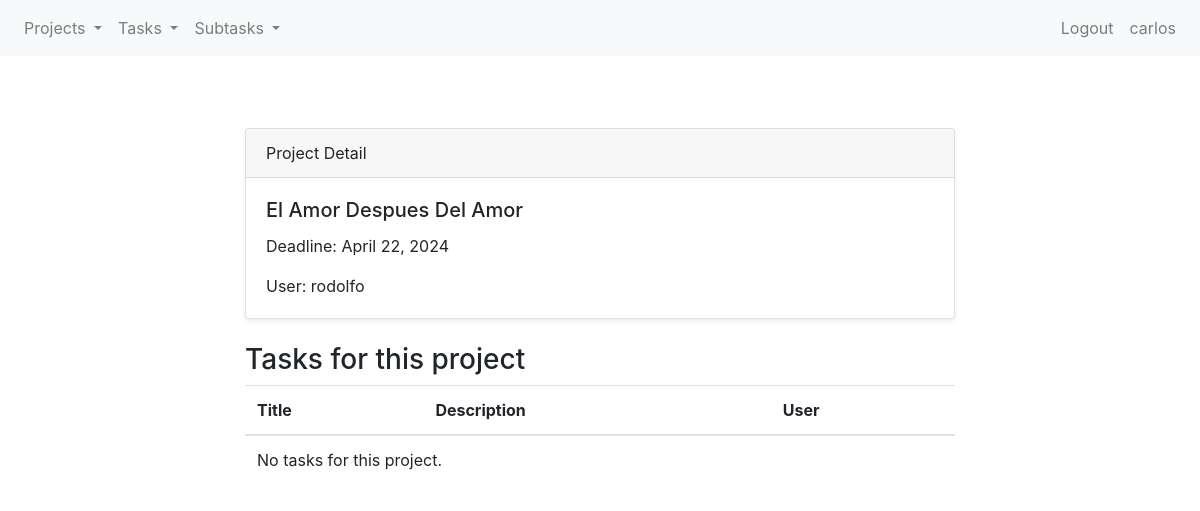
The app's page /projects/projects/1/detail/ (signed in) with its own data.
### projects/models.py (models this page shows, shortened)
class Project(models.Model):
    title = models.CharField(max_length=255)
    deadline = models.DateField(blank=True, null=True)
    user = models.ForeignKey(User, on_delete=models.CASCADE)

### projects/views.py (the view)
# urls.py: path("projects/<int:pk>/detail/", ProjectDetailView.as_view(), name="project-detail"),
class ProjectDetailView(LoginRequiredMixin, DetailView):
    model = Project
    template_name = "projects/cbv/project_detail.html"
    context_object_name = "project"

### projects/templates/projects/cbv/project_detail.html
{% extends 'projects/base.html' %} {% block title %}Project Detail{% endblock %} {% block content %}
<section class="py-5">
  <div class="container">
    <div class="row">
      <div class="col-lg-8 mx-auto">
        <div class="card shadow-sm">
          <div class="card-header">Project Detail</div>
          <div class="card-body">
            <h5 class="card-title">{{ project.title }}</h5>
            <p class="card-text">Deadline: {{ project.deadline }}</p>
            <p class="card-text">User: {{ project.user }}</p>
          </div>
        </div>
        <div class="mt-4">
          <h3>Tasks for this project</h3>
          <table class="table">
            <thead>
              <tr>
                <th scope="col">Title</th>
                <th scope="col">Description</th>
                <th scope="col">User</th>
              </tr>
            </thead>
            <tbody>
              {% for task in project.tasks.all %}
              <tr>
                <td>{{ task.title }}</td>
                <td>{{ task.description }}</td>
                <td>{{ task.description | default:"No description." }}</td>
              </tr>
              {% empty %}
              <tr>
                <td colspan="5">No tasks for this project.</td>
              </tr>
              {% endfor %}
            </tbody>
          </table>
        </div>
      </div>
    </div>
  </div>
</section>
{% endblock %}

### projects/templates/projects/base.html (shortened to what this page needs)
{% load static %}
<!DOCTYPE html>
<html lang="en">
  <head>
    <link rel="stylesheet" href="{% static 'projects/css/bootstrap.css' %}" />
  </head>
  <body>
    <nav class="navbar navbar-expand-lg navbar-light bg-light">
      <div class="collapse navbar-collapse" id="navbarNav">
        {% if user.is_authenticated %}
        <ul class="navbar-nav">
          <li class="nav-item dropdown">
            <a
              class="nav-link dropdown-toggle"
              href="#"
              id="navbarDropdownMenuLinkProject"
              role="button"
              data-toggle="dropdown"
              aria-haspopup="true"
              aria-expanded="false"
            >
              Projects
            </a>
          </li>
          <li class="nav-item dropdown">
            <a
              class="nav-link dropdown-toggle"
              href="#"
              id="navbarDropdownMenuLinkTask"
              role="button"
              data-toggle="dropdown"
              aria-haspopup="true"
              aria-expanded="false"
            >
              Tasks
            </a>
          </li>
          <li class="nav-item dropdown">
            <a
              class="nav-link dropdown-toggle"
              href="#"
              id="navbarDropdownMenuLinkSubtask"
              role="button"
              data-toggle="dropdown"
              aria-haspopup="true"
              aria-expanded="false"
            >
              Subtasks
            </a>
          </li>
        </ul>
        {% endif %}
        <ul class="navbar-nav ml-auto">
          {% if user.is_authenticated %}
          <li class="nav-item">
            <a class="nav-link" href="{% url 'logout' %}">Logout</a>
          </li>
          <li class="nav-item">
            <a class="nav-link" href="{% url 'edit-user' %}">{{ user }}</a>
          </li>
          {% endif %}
        </ul>
      </div>
    </nav>
    <div class="container mt-4">
      {% block content %}{% endblock content %}
    </div>
  </body>
</html>

### records on screen
Project: title "El Amor Despues Del Amor", deadline "April 22, 2024", user "rodolfo"

### other values on screen
{{ user }} "carlos"
